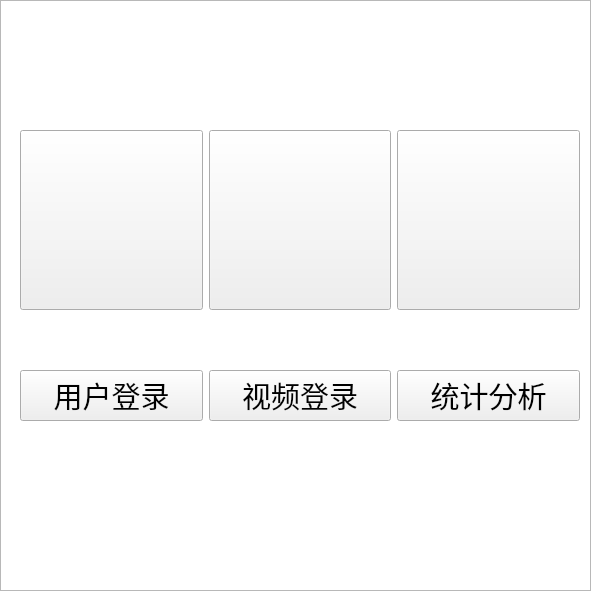
<?xml version="1.0" encoding="UTF-8"?>
<ui version="4.0">
 <class>MainWnd</class>
 <widget class="QWidget" name="MainWnd">
  <property name="geometry">
   <rect>
    <x>0</x>
    <y>0</y>
    <width>591</width>
    <height>591</height>
   </rect>
  </property>
  <property name="windowTitle">
   <string>短视频推荐系统_登录</string>
  </property>
  <widget class="QGraphicsView" name="graphicsView">
   <property name="geometry">
    <rect>
     <x>0</x>
     <y>0</y>
     <width>591</width>
     <height>591</height>
    </rect>
   </property>
   <property name="styleSheet">
    <string notr="true">border-image: url(:/imagees/background3.png);</string>
   </property>
  </widget>
  <widget class="QWidget" name="horizontalLayoutWidget">
   <property name="geometry">
    <rect>
     <x>20</x>
     <y>130</y>
     <width>560</width>
     <height>291</height>
    </rect>
   </property>
   <layout class="QHBoxLayout" name="horizontalLayout">
    <item>
     <layout class="QVBoxLayout" name="verticalLayout_5">
      <item>
       <widget class="QPushButton" name="pushButton">
        <property name="minimumSize">
         <size>
          <width>180</width>
          <height>180</height>
         </size>
        </property>
        <property name="styleSheet">
         <string notr="true">border-image: url(:/imagees/pic2.png);</string>
        </property>
        <property name="text">
         <string/>
        </property>
       </widget>
      </item>
      <item>
       <spacer name="verticalSpacer">
        <property name="orientation">
         <enum>Qt::Vertical</enum>
        </property>
        <property name="sizeHint" stdset="0">
         <size>
          <width>20</width>
          <height>40</height>
         </size>
        </property>
       </spacer>
      </item>
      <item>
       <widget class="QPushButton" name="UL">
        <property name="font">
         <font>
          <family>隶书</family>
          <pointsize>22</pointsize>
         </font>
        </property>
        <property name="text">
         <string>用户登录</string>
        </property>
       </widget>
      </item>
     </layout>
    </item>
    <item>
     <layout class="QVBoxLayout" name="verticalLayout_4">
      <item>
       <widget class="QPushButton" name="pushButton_2">
        <property name="minimumSize">
         <size>
          <width>180</width>
          <height>180</height>
         </size>
        </property>
        <property name="styleSheet">
         <string notr="true">border-image: url(:/imagees/pic1.png);</string>
        </property>
        <property name="text">
         <string/>
        </property>
       </widget>
      </item>
      <item>
       <spacer name="verticalSpacer_2">
        <property name="orientation">
         <enum>Qt::Vertical</enum>
        </property>
        <property name="sizeHint" stdset="0">
         <size>
          <width>20</width>
          <height>40</height>
         </size>
        </property>
       </spacer>
      </item>
      <item>
       <widget class="QPushButton" name="VL">
        <property name="font">
         <font>
          <family>隶书</family>
          <pointsize>22</pointsize>
         </font>
        </property>
        <property name="text">
         <string>视频登录</string>
        </property>
       </widget>
      </item>
     </layout>
    </item>
    <item>
     <layout class="QVBoxLayout" name="verticalLayout_2">
      <item>
       <widget class="QPushButton" name="pushButton_3">
        <property name="minimumSize">
         <size>
          <width>180</width>
          <height>180</height>
         </size>
        </property>
        <property name="styleSheet">
         <string notr="true">border-image: url(:/imagees/pic3.png);</string>
        </property>
        <property name="text">
         <string/>
        </property>
       </widget>
      </item>
      <item>
       <spacer name="verticalSpacer_3">
        <property name="orientation">
         <enum>Qt::Vertical</enum>
        </property>
        <property name="sizeHint" stdset="0">
         <size>
          <width>20</width>
          <height>40</height>
         </size>
        </property>
       </spacer>
      </item>
      <item>
       <widget class="QPushButton" name="Analysis">
        <property name="font">
         <font>
          <family>隶书</family>
          <pointsize>22</pointsize>
         </font>
        </property>
        <property name="text">
         <string>统计分析</string>
        </property>
       </widget>
      </item>
     </layout>
    </item>
   </layout>
  </widget>
 </widget>
 <resources>
  <include location="pic.qrc"/>
 </resources>
 <connections>
  <connection>
   <sender>UL</sender>
   <signal>clicked()</signal>
   <receiver>MainWnd</receiver>
   <slot>hide()</slot>
   <hints>
    <hint type="sourcelabel">
     <x>185</x>
     <y>60</y>
    </hint>
    <hint type="destinationlabel">
     <x>189</x>
     <y>124</y>
    </hint>
   </hints>
  </connection>
  <connection>
   <sender>VL</sender>
   <signal>clicked()</signal>
   <receiver>MainWnd</receiver>
   <slot>lower()</slot>
   <hints>
    <hint type="sourcelabel">
     <x>185</x>
     <y>175</y>
    </hint>
    <hint type="destinationlabel">
     <x>189</x>
     <y>124</y>
    </hint>
   </hints>
  </connection>
  <connection>
   <sender>Analysis</sender>
   <signal>clicked()</signal>
   <receiver>MainWnd</receiver>
   <slot>close()</slot>
   <hints>
    <hint type="sourcelabel">
     <x>185</x>
     <y>285</y>
    </hint>
    <hint type="destinationlabel">
     <x>189</x>
     <y>177</y>
    </hint>
   </hints>
  </connection>
 </connections>
</ui>
